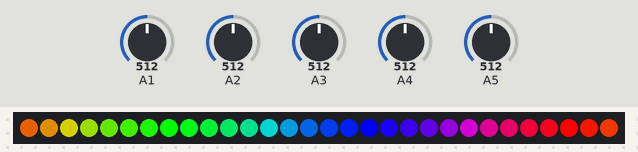
A sketch run on a simulated Arduino Uno, built with avr-gcc and run on an emulated ATmega328P. Shown: 30 RGB LEDs in strip order, left to right. The inputs (shaded band) are chosen by the test bench; at power-on: A5 = 512, A2 = 512, A3 = 512, A4 = 512, A1 = 512. Dim RGB values are drawn brighter than linear.

Above: at 1.2 s.
1.3 s: A5 set to 537
2.9 s: A5 set to 559
At 3.2 s:
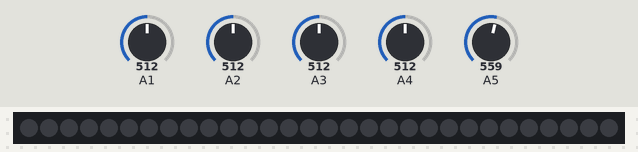
4.4 s: A5 set to 190
At 4.58 s:
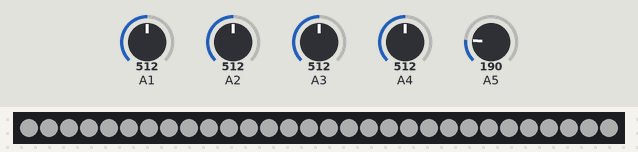
6.8 s: A2 set to 716
At 8.83 s:
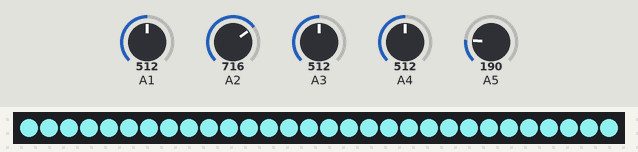
9.2 s: A3 set to 716
At 10.24 s:
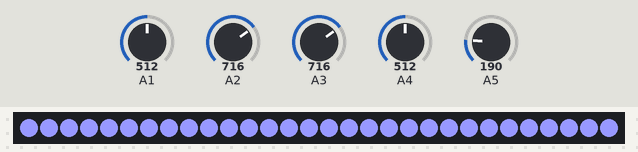

The sketch:

ledlamp.ino
```cpp
/* vim: se ft=cpp: */

#include <Adafruit_NeoPixel.h>

#define OUTPUT_PIN 5
#define MAX_MODES 10
#define PULSE_INTENSITY_MIN 50

Adafruit_NeoPixel strip = Adafruit_NeoPixel(30, OUTPUT_PIN, NEO_GRB + NEO_KHZ800);

void (*modes[MAX_MODES])() = {
    mode_off,
    mode_solid_color,
    mode_pulsing_solid_color,
    mode_rainbow,
    mode_rainbow_cycle,
    mode_off,
    mode_off,
    mode_off,
    mode_off,
    mode_off
};

void setup() {
    Serial.begin(9600);
    pinMode(OUTPUT_PIN, OUTPUT);
    analogReference(DEFAULT);
    strip.begin();
    strip.show(); // Initialize all pixels to 'off'
}

void debug_all() {
    byte i;
    uint16_t knobs[5];
    char buf[64];
    for (i=0; i<5; i++) {
        knobs[i] = analogRead(i+1);
        sprintf(buf, "Knob %d = %d\n", i, knobs[i]);
        Serial.write(buf);
    }
    delay(1000);
}

void loop() {
    byte mode;
    mode = read_mode();
    modes[mode]();
    strip.show();
}

byte read_mode() {
    uint16_t value = analogRead(5);
    if (value < 100) {
        return 0;
    } else if (value < 150) {
        return 1;
    } else if (value < 200) {
        return 2;
    } else if (value < 250) {
        return 3;
    } else if (value < 550) {
        return 4;
    } else if (value < 650) {
        return 5;
    } else if (value < 750) {
        return 6;
    } else if (value < 850) {
        return 7;
    } else if (value < 950) {
        return 8;
    } else {
        return 9;
    }
}

byte adc_to_8bit(uint16_t adc) {
    adc = 1023 - adc;
    adc <<= 6;
    adc >>= 8;
    return adc;
}

byte read_byte(byte input) {
    return adc_to_8bit(analogRead(input));
}

byte read_delay(byte input, byte modifier) {
    return (255 - read_byte(input)) / modifier;
}

void read_rgb(byte * rgb) {
    byte i;
    for (i = 0; i < 3; i++) {
        rgb[i] = read_byte(i+2);
    }
}

void intensify_rgb(byte * rgb, byte intensity) {
    byte max_;
    double value;
    byte i;
    max_ = max(rgb[0], max(rgb[1], rgb[2]));
    if (max_ == 0) {
        for (i = 0; i < 3; i++) {
            rgb[i]++;
        }
        max_ = 1;
    }
    for (i = 0; i < 3; i++) {
        value = rgb[i];
        value = (value / max_) * intensity;
        rgb[i] = value;
    }
}

void mode_off() {
    uint16_t i;
    for (i = 0; i < strip.numPixels(); i++) {
        strip.setPixelColor(i, 0);
    }
}

void mode_solid_color() {
    byte rgb[3];
    byte i;
    uint32_t color;

    read_rgb(rgb);
    intensify_rgb(rgb, read_byte(1));

    for(i = 0; i < strip.numPixels(); i++) {
        uint32_t c = strip.Color(rgb[0], rgb[1], rgb[2]);
        strip.setPixelColor(i, c);
    }
}

void mode_pulsing_solid_color() {
    byte rgb[3];
    byte i;
    static int8_t delta = 1;
    static byte intensity = PULSE_INTENSITY_MIN;

    delay(read_delay(1, 5));

    intensity += delta;
    if (intensity < PULSE_INTENSITY_MIN) {
        delta *= -1;
        intensity += delta;
    }

    read_rgb(rgb);
    intensify_rgb(rgb, intensity);

    for(i = 0; i < strip.numPixels(); i++) {
        uint32_t c = strip.Color(rgb[0], rgb[1], rgb[2]);
        strip.setPixelColor(i, c);
    }
}

void mode_rainbow() {
    byte i;
    static byte wheel_position = 0;

    delay(read_delay(1, 3));

    for(i = 0; i < strip.numPixels(); i++) {
        strip.setPixelColor(i, Wheel((i + wheel_position) & 255));
    }

    ++wheel_position;
}

void mode_rainbow_cycle() {
    byte i;
    static byte wheel_position = 0;

    delay(read_delay(1, 3));

    for(i = 0; i < strip.numPixels(); i++) {
        strip.setPixelColor(i, Wheel(((i * 256 / strip.numPixels()) + wheel_position) & 255));
    }

    ++wheel_position;
}

// Input a value 0 to 255 to get a color value.
// The colours are a transition r - g - b - back to r.
uint32_t Wheel(byte WheelPos) {
    WheelPos = 255 - WheelPos;
    if(WheelPos < 85) {
        return strip.Color(255 - WheelPos * 3, 0, WheelPos * 3);
    }
    if(WheelPos < 170) {
        WheelPos -= 85;
        return strip.Color(0, WheelPos * 3, 255 - WheelPos * 3);
    }
    WheelPos -= 170;
    return strip.Color(WheelPos * 3, 255 - WheelPos * 3, 0);
}
```

Measured:
- the behaviour switches between 549 and 550 on A5 (found by bisection; images 0 and 1)
- after the input at 2.9 s, the LEDs: change at once (image 1)
- after the input at 4.4 s, the LEDs: change at once (image 2)
- after the input at 6.8 s, the LEDs: first change after 0.06 s (image 3 shows a later state)
- after the input at 9.2 s, the LEDs: first change after 0.09 s (image 4 shows a later state)
